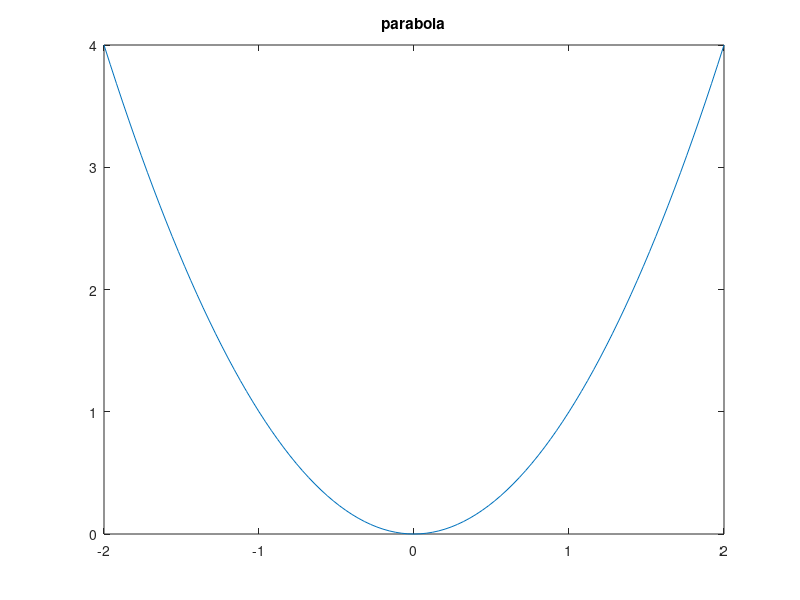
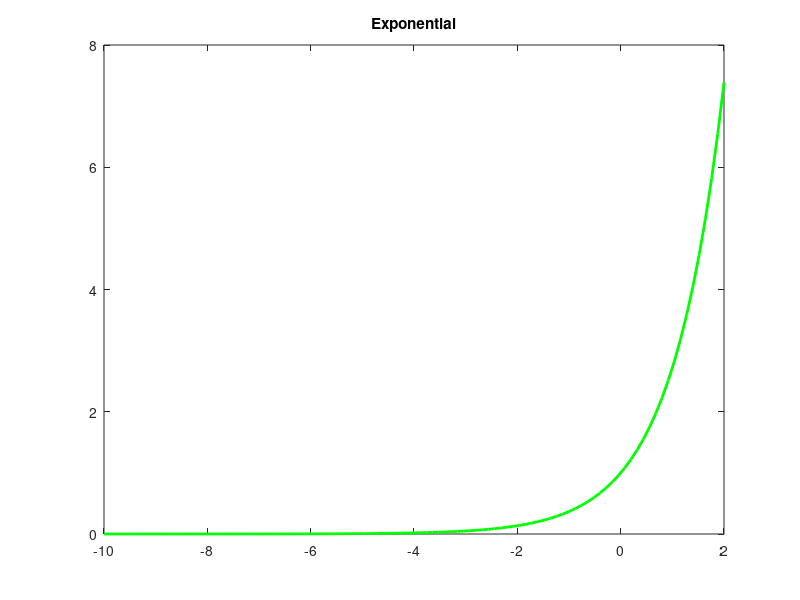
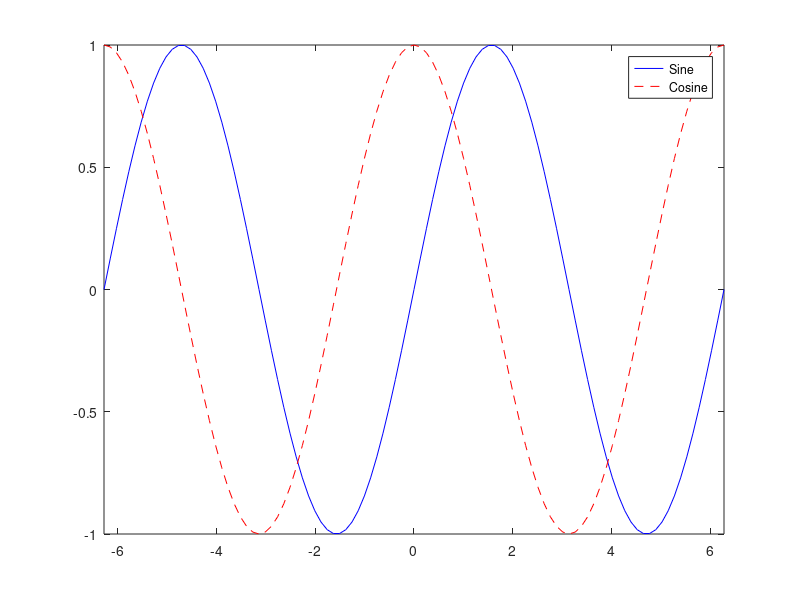
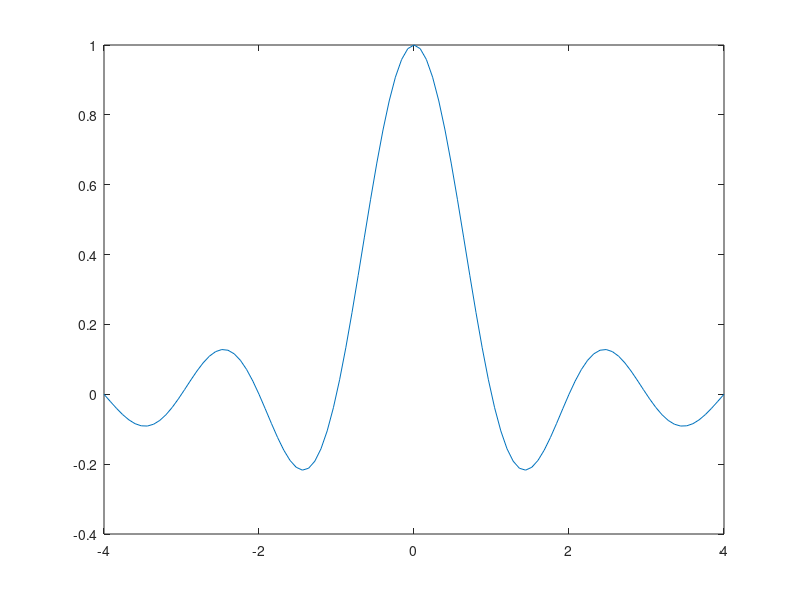

Write MATLAB code to recreate these figures, in order.


%Here we are going to plot a lot of functions: parabola, exponentioal,
%sine, cosine, sinc

%1. Parabola
x = linspace(-2, 2, 101); %It creates a neumber list between -2 and 2 divided into 101 different number
y = x.^2; %We put it to the square
figure
plot(x, y)
title("parabola")

%2. Parabola
x = linspace(-10, 2, 101);
y = exp(x); %It creates the exponential function
figure
plot(x, y, 'g', 'LineWidth', 2) %We change something in the plot style, make it green
title("Exponential")


%3. sine, cosine

x = linspace(-2*pi, 2*pi, 101); %It creates a number list between -2*pi and 2*pi divided into 101 different number
figure
plot(x, sin(x), 'b', x, cos(x), "r--") %We can specify multiple plots in one plot
legend("Sine", "Cosine") %It gives what each line means
axis tight


%4. sinc function

x = linspace(-4, 4, 101);
y = sin(pi*x)./(pi*x); %Here is how we can calculate the sinc function
y((end+1)/2) = 1; %Here we make the middle value 1, just to be precise
figure
plot(x, y)

%But for all this, we can use the MATLAB sinc function
%Somehow this does not seem to work
%This somehow does not work in MATLAB 2023b
%y = sinc(x);
%figure
%plot(x,y)

